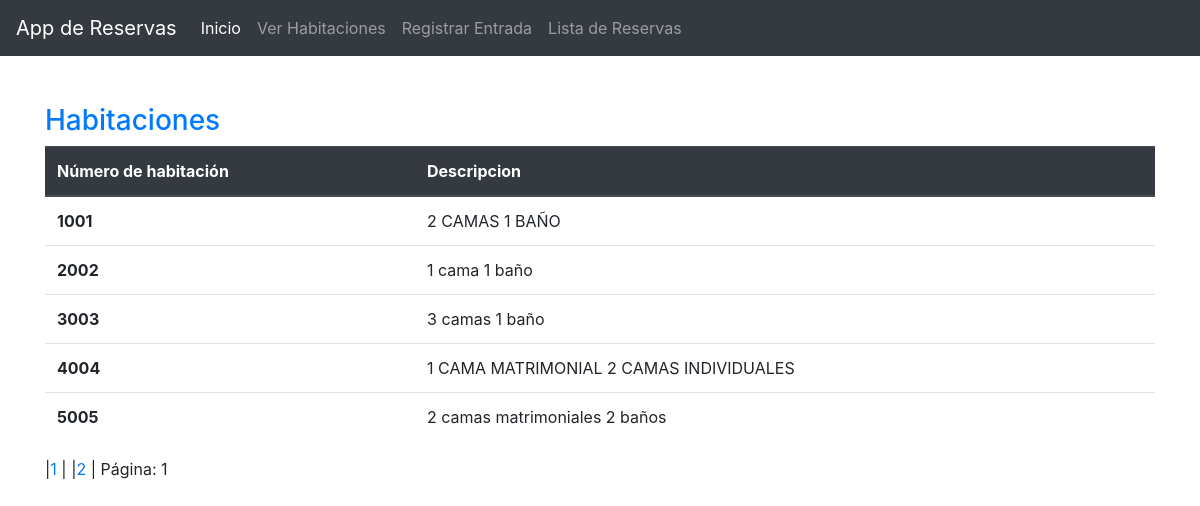
Screenshot of /habitaciones.php with the database file from the repository.
### tables this page shows
CREATE TABLE `habitaciones` (
  `ID` int(11) NOT NULL,
  `NUM_HAB` int(11) NOT NULL,
  `DESCRIPCION` varchar(100) NOT NULL,
  `CANT_HUESPEDES` int(11) NOT NULL,
  `DISPONIBILIDAD` int(11) NOT NULL
);

### habitaciones.php (the view)
<?php
include("header.php");
include("conn.php");
$registrosPorPagina = 10;
$paginaActual = isset($_GET['pagina']) ? $_GET['pagina'] : 1;
$inicio = ($paginaActual - 1) * $registrosPorPagina;
?>
<div class="container mt-5">
    <h3 class="text-primary">Habitaciones</h3>
<table class="table">
  <thead class="thead-dark">
    <tr>
      <th scope="col">Número de habitación</th>
      <th scope="col">Descripcion</th>
    </tr>
  </thead>
  <tbody>
    <?php
       $sql="SELECT * FROM habitaciones LIMIT $inicio, $registrosPorPagina";
       if($resultado=mysqli_query($conn,$sql)){
       while($registro=mysqli_fetch_assoc($resultado)){
        $NUM_HAB=$registro["NUM_HAB"];
        $DESCRIPCION=$registro["DESCRIPCION"];
    ?>
    <tr>
      <th scope="row"><?php echo $NUM_HAB ?></th>
      <td><?php echo $DESCRIPCION ?></td>
    </tr>
  <?php
       }
    }
  ?>
</tbody>
</table>
<?php
$sql_total = "SELECT COUNT(*) as total FROM reservaciones";
$resultado_total = mysqli_query($conn, $sql_total);
$fila_total = mysqli_fetch_assoc($resultado_total);
$totalRegistros = $fila_total['total'];
$totalPaginas = ceil($totalRegistros / $registrosPorPagina);
for ($i = 1; $i <= $totalPaginas; $i++) {
    echo "|<a href='listas_reservas.php?pagina=$i'>$i</a> | ";
}
if(!isset($_GET['pagina'])){
    $pag=1;
}else{
  $pag=$_GET['pagina'];
}
echo "Página: ".$pag;
?>
</div>
<?php
include("footer.php");
?>

### rows the page displays
habitaciones: NUM_HAB "1001", DESCRIPCION "2 CAMAS 1 BAÑO"
habitaciones: NUM_HAB "2002", DESCRIPCION "1 cama 1 baño"
habitaciones: NUM_HAB "3003", DESCRIPCION "3 camas 1 baño"
habitaciones: NUM_HAB "4004", DESCRIPCION "1 CAMA MATRIMONIAL 2 CAMAS INDIVIDUALES"
habitaciones: NUM_HAB "5005", DESCRIPCION "2 camas matrimoniales 2 baños"

### other values shown
$pag "1"
